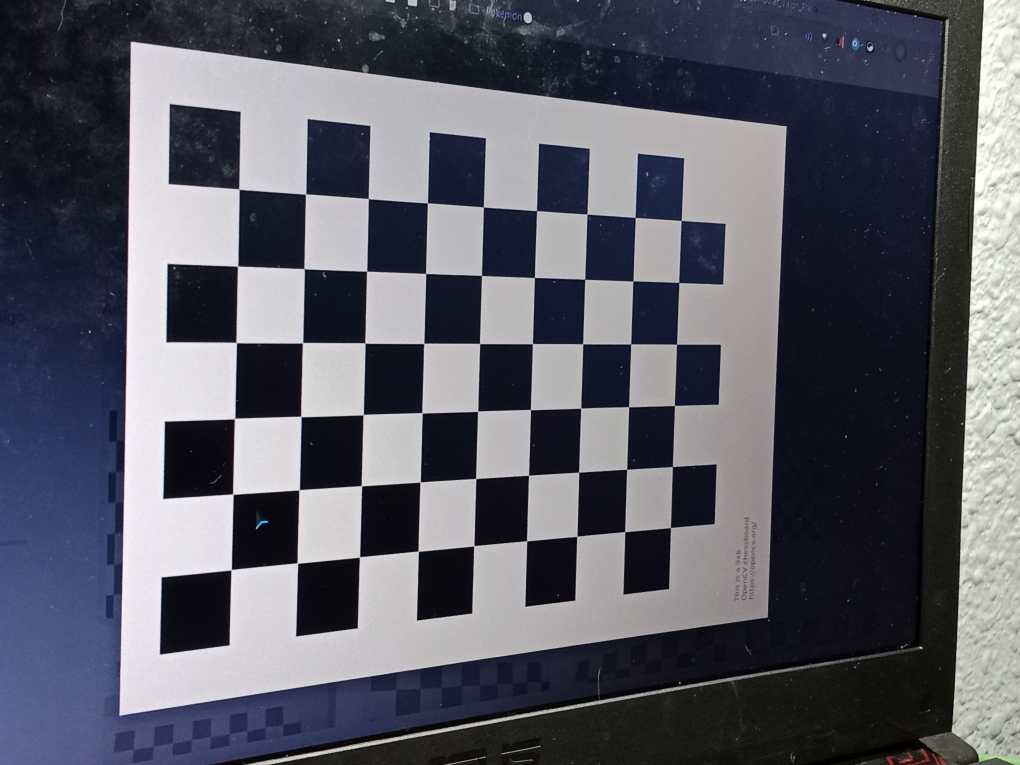
#> input picture data/calibration/images_z2/11.jpg, 4080 x 3060 px, given in place of image1.png, which was not available (shown at 1/4 size)
$ python RANSAC_fund_est.py   (Python 2 division)
#> lines starting #> are read from the running program, lines starting #| are printed output that depends on the picture; pictures that were not available may be replaced by others from this repository, and a replacement may not be noted
import numpy as np
import cv2
import random
import argparse
from matplotlib import pyplot as plt
import geometry_utils as gu
import plot_utils as pu

# Example usage:
if __name__ == "__main__":
    # Load images and feature matches (for illustration, using SIFT here)

    img1 = cv2.imread('./ext/image1.png', cv2.IMREAD_GRAYSCALE)
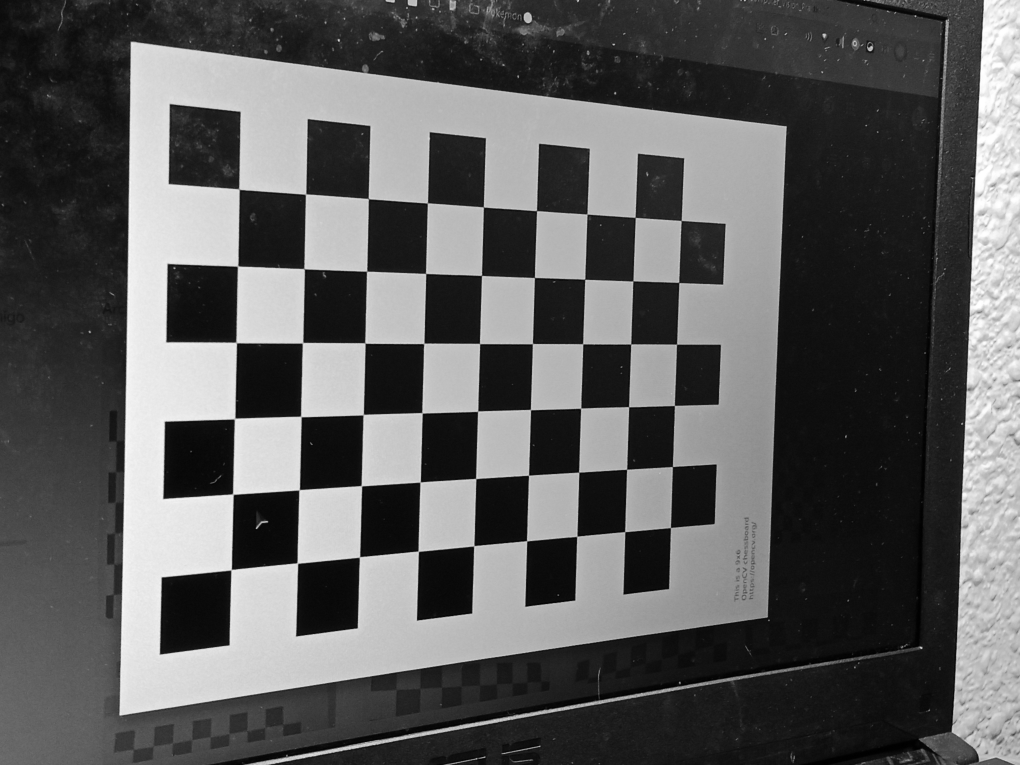
#> img1: shape (3060, 4080) (shown at 1/4 size); min 0, max 255, mean 92.2
    img2 = cv2.imread('./ext/image2.png', cv2.IMREAD_GRAYSCALE)
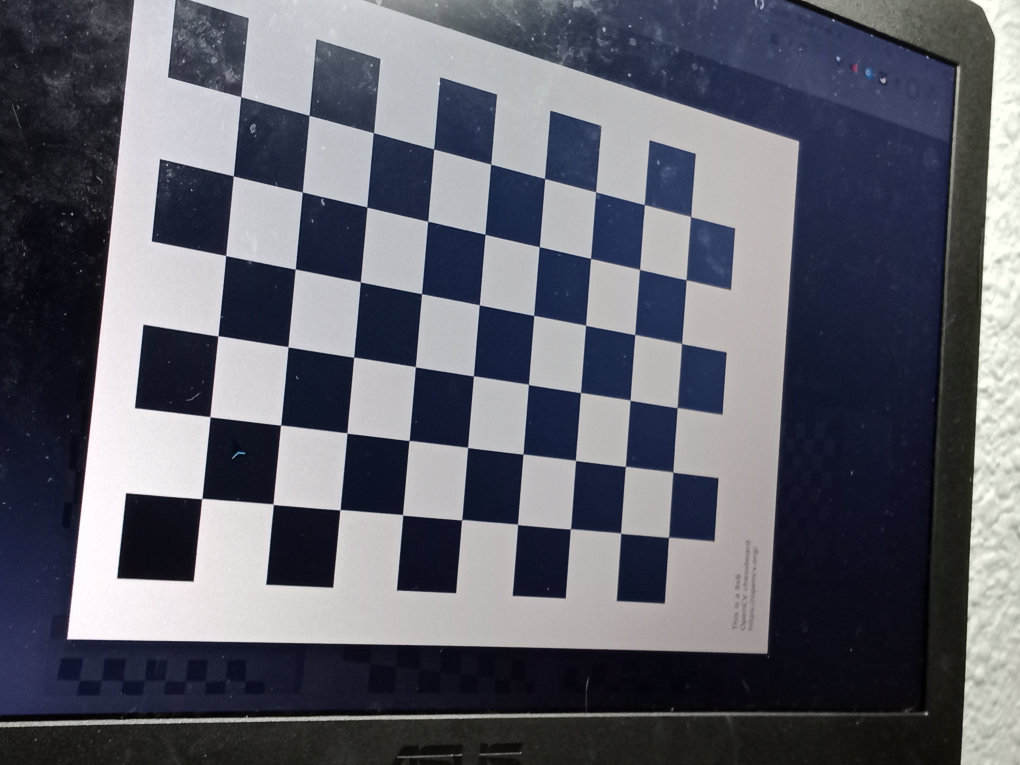
#> input picture data/calibration/images_z2/2.jpg, 4080 x 3060 px, given in place of image2.png, which was not available (shown at 1/4 size)
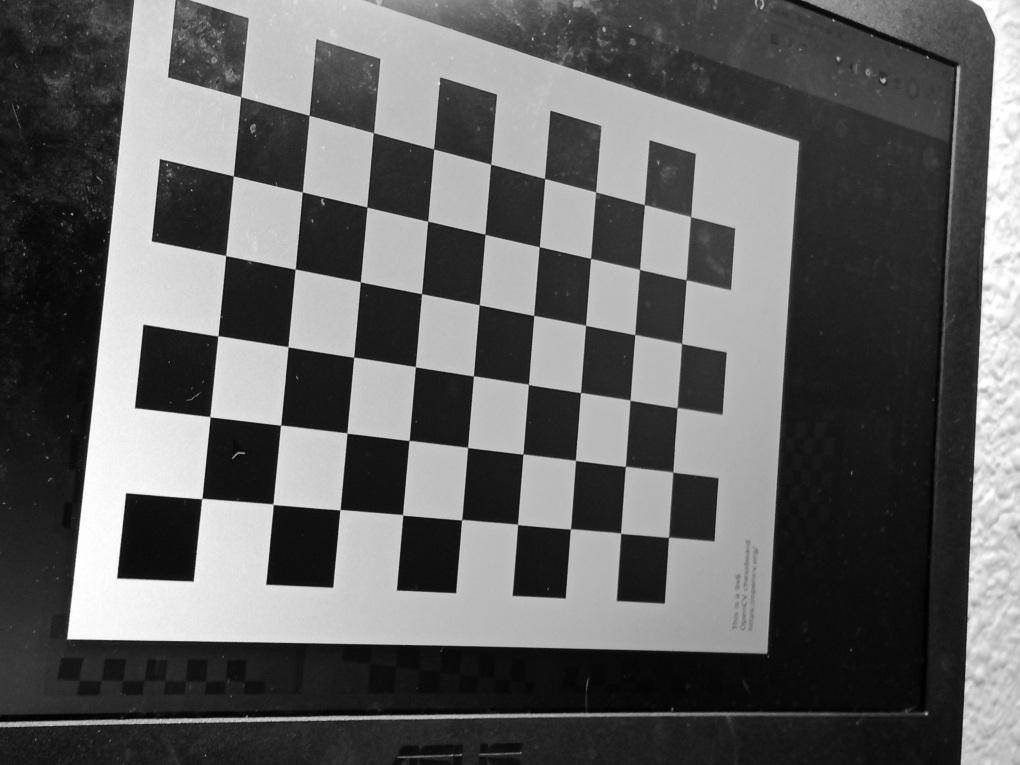
#> img2: shape (3060, 4080) (shown at 1/4 size); min 0, max 255, mean 98.2

    matches1 = np.array([...])  # Nx2 array of points in image 1
    matches2 = np.array([...])  # Nx2 array of points in image 2

    parser = argparse.ArgumentParser(
        description='Image matching using RANSAC and guided matching',
        formatter_class=argparse.ArgumentDefaultsHelpFormatter)
    parser.add_argument('--useSuperGlue', action='store_true',
                        help='Use SuperGlue for feature matching')
    args = parser.parse_args()

    if args.useSuperGlue:
        path = './ext/image1_image2_matches.npz'
        npz = np.load(path) # Load dictionary with super point
        # Create a boolean mask with True for keypoints with a good match, and False for the rest
        mask = npz['matches'] > -1

        # Using the boolean mask, select the indexes of matched keypoints from image 2
        idxs = npz['matches'][mask]
        # Using the boolean mask, select the keypoints from image 1 with a good match
        matches1 = npz['keypoints0'][mask]
        matches2 = npz['keypoints1'][idxs]
        descriptors1 = npz['descriptors0']
        descriptors2 = npz['descriptors1']
    else:
        # Detect features using SIFT and match (for demo purposes)
        sift = cv2.SIFT_create()
#> (the run stopped early here; a loop or call above may not have finished)
